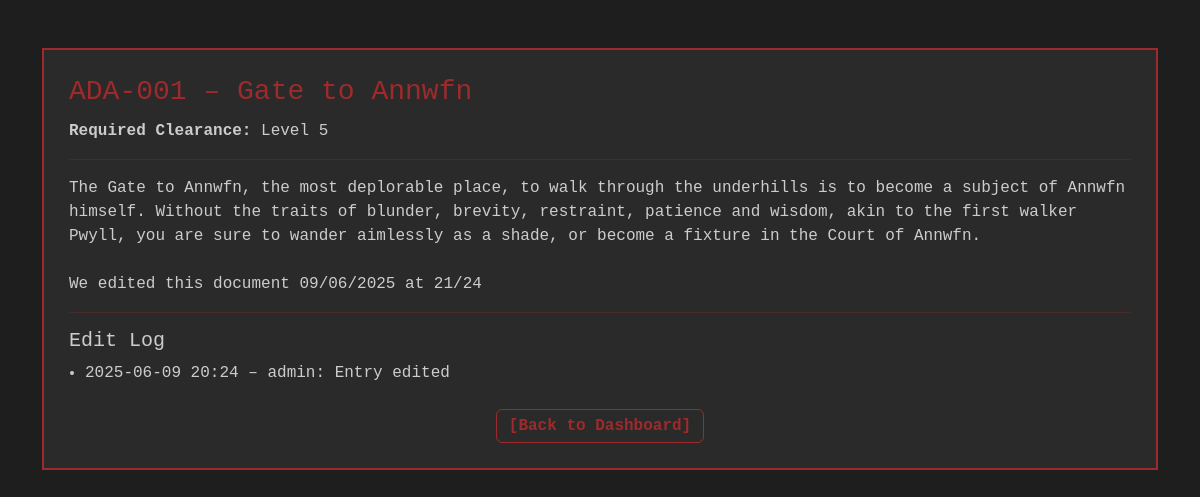
/asset/4 (signed in), run on an earlier commit of the app's database.
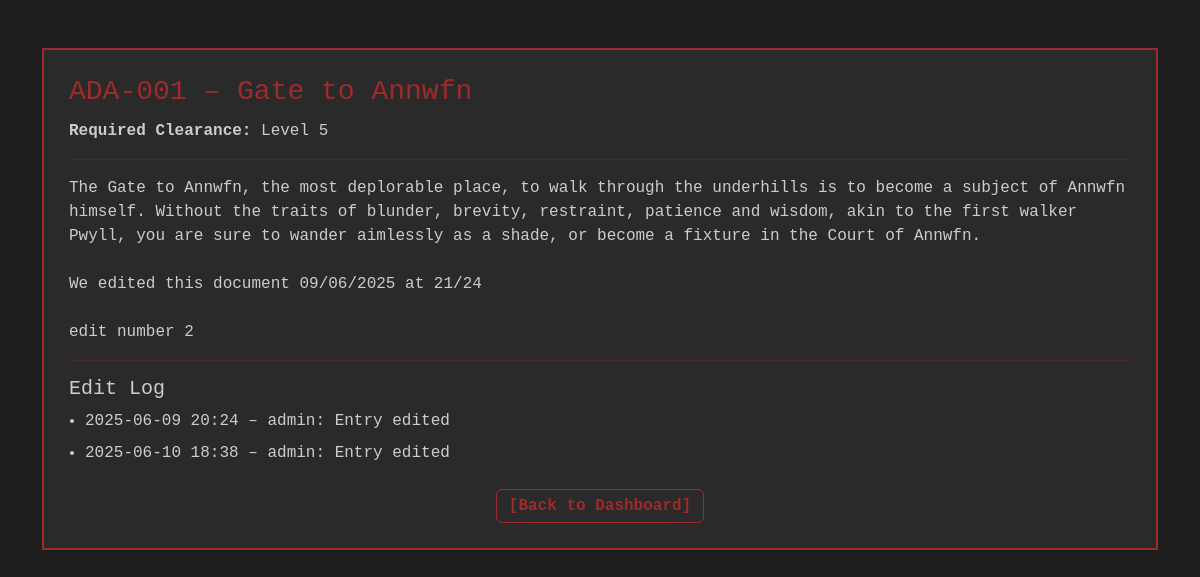
And on a later commit of the database.
### app/models.py (models this page shows)
class ADAEntry(db.Model):
    id = db.Column(db.Integer, primary_key=True)
    asset_number = db.Column(db.String(50), nullable=False)
    title = db.Column(db.String(100), nullable=False)
    content = db.Column(db.Text, nullable=False)
    redacted_text = db.Column(db.Text, nullable=False)
    clearance_level = db.Column(db.Integer, nullable=False)
    created_by = db.Column(db.Integer, db.ForeignKey('user.id'))

class ChangeLog(db.Model):
    id = db.Column(db.Integer, primary_key=True)
    asset_id = db.Column(db.Integer, db.ForeignKey('ada_entry.id'))
    edited_by = db.Column(db.Integer, db.ForeignKey('user.id'))
    timestamp = db.Column(db.DateTime, default=datetime.utcnow)
    note = db.Column(db.String(200))
    asset = db.relationship('ADAEntry', backref='changelog')
    editor = db.relationship('User')

class User(UserMixin, db.Model):
    id = db.Column(db.Integer, primary_key=True)
    username = db.Column(db.String(150), unique=True, nullable=False)
    password = db.Column(db.String(150), nullable=False)
    clearance = db.Column(db.Integer, nullable=False)
    role = db.Column(db.String(10), nullable=False)

### app/routes.py (the view)
@main.route('/asset/<int:asset_id>')
@login_required
def view_asset(asset_id):
    asset = ADAEntry.query.get_or_404(asset_id)
    if current_user.clearance < asset.clearance_level:
        flash("Insufficient clearance.")
        return redirect(url_for('main.dashboard'))
    return render_template('asset_detail.html', asset=asset)

### app/routes.py (called while the page is built)
@login_manager.user_loader
def load_user(user_id):
    return User.query.get(int(user_id))

### app/templates/asset_detail.html (shortened to what this page needs)
<!doctype html>
<html lang="en">
<head>
  <link href="https://cdn.jsdelivr.net/npm/bootstrap@5.3.0/dist/css/bootstrap.min.css" rel="stylesheet">
</head>
<body>
  <div class="container py-5">
    <div class="terminal-box">
      <h3>{{ asset.asset_number }} – {{ asset.title }}</h3>
      <p><strong>Required Clearance:</strong> Level {{ asset.clearance_level }}</p>
      <hr>
      <p style="white-space: pre-wrap;">{{ asset.content }}</p>
      <hr>
      <h5>Edit Log</h5>
      {% if asset.changelog %}
        <ul>
          {% for log in asset.changelog %}
            <li>{{ log.timestamp.strftime('%Y-%m-%d %H:%M') }} – {{ log.editor.username }}: {{ log.note }}</li>
          {% endfor %}
        </ul>
      {% else %}
        <p>No edits recorded.</p>
      {% endif %}
      <div class="text-center mt-4">
        <a href="{{ url_for('main.dashboard') }}" class="btn btn-terminal">[Back to Dashboard]</a>
      </div>
    </div>
  </div>
</body>
</html>

What changed in the data, as far as the page shows it:
changed ADAEntry "ADA-001": content "…document 09/06/2025 at 21/24" → "…document 09/06/2025 at 21/24 edit number 2"
added ChangeLog: timestamp "2025-06-10 18:38", editor.username "admin", note "Entry edited"
